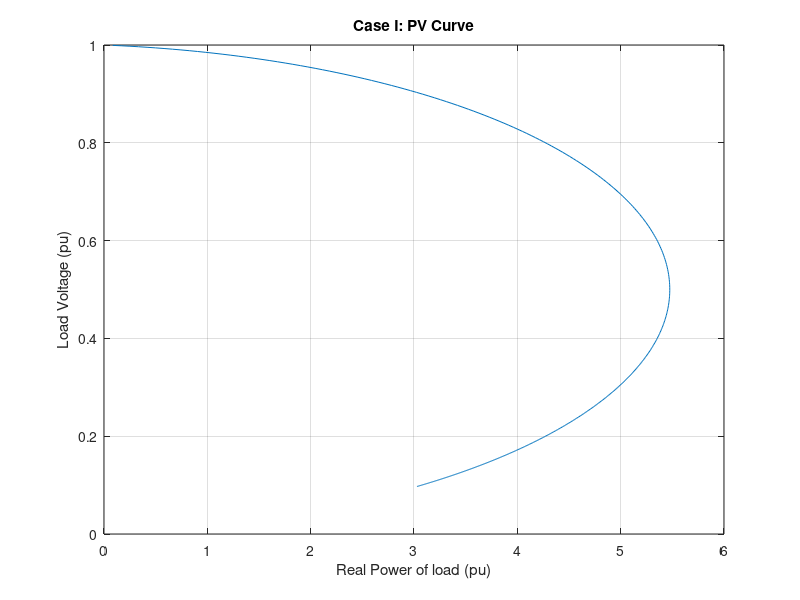

MATLAB code for this plot: (Note: this script raises an error after producing the figure.)
%% ECE 4712 - Project 3
% Problem 1
% Consider a simple circuit consisting of a 110V (single phase) source 
% connected to a load through a transmission line of impedance 0.1+j1 ohms.
% There are 500 load impedances that are switched ON one at a time. Express
% the circuit in per unit using a base of 110V and 1 KVA. Calculate the 
% load voltage, load power and load reactive power as the loads are 
% switched ON. Plot the load voltage as a function of load (real) power.
%   Case I: Each load impedance is a standard light bulb rated 100W, 120V
%   Case II: Each load impedance is a fluorescent tube light rated 100W, 
%           120V. Assume power factor of 0.8 lagging.
%% initialize given
clear; clc;
% base units
V_base = 110; S_base = 1000;
Z_base = V_base^2 / S_base;

% single phase source
Vs = 110; %Volts 
Vs = Vs/V_base; %pu

% impedance of transmission line
Z_line = 0.1 + 1j; % ohms
Z_line = Z_line/Z_base; %pu

% number of load impedences
num_load = 0:500;

%% Case I: standard light bulb rated 100W, 120V

P_bulb = 100; % Watts
V_bulb = 120; % Volts

P_bulb = P_bulb/S_base; % pu
V_bulb = V_bulb/V_base; % pu 


Z_bulb = V_bulb^2 / P_bulb; 
Z_load = Z_bulb./num_load;
Z_total = Z_load + Z_line; 

% Current from source
I = Vs./Z_total;

% Voltage load
V_load = I.*Z_load;

% Real and Reactive power of load
P_load = real(V_load.*conj(I));
Q_load = imag(V_load.*conj(I));

% plot load voltage as a function of real load power
figure(1)
plot(P_load,V_load)
xlabel('Real Power of load (pu)')
ylabel('Load Voltage (pu)')
title('Case I: PV Curve')
grid on;
parkit(0); % function to dock all figures --written by Dr. Obeid

% display calculations
fprintf('V_load ='); disp(V_load(end));
fprintf('P_load ='); disp(P_load(end));
fprintf('Q_load ='); disp(Q_load(end));

%% Case II: fluorescent tube light rated 100W, 120V, and pf 0.8 lagging
P_tube = 100; % Watts
V_tube = 120; % Volts

% convert to power and voltage of tube light to pu
P_tube = P_tube/S_base;
V_tube = V_tube/V_base;

% power factor of the fluorescent tube light
pf_tube = 0.8;
angle = acos(0.8)
Z_tube = V_tube^2 / P_tube;
Z_tube = abs(Z_tube)*cos(angle) + 1i*abs(Z_tube)*sin(angle)
Zl_tube = Z_tube./num_load

Zt_tube = Z_line + Zl_tube

I2 = Vs./Zt_tube
Vload_t = I2.*Zl_tube
Pload_t = real(Vload_t.*conj(I2))
Qload_t = imag(Vload_t.*conj(I2))
figure(2)
plot(Pload_t,Vload_t)
xlabel('Real Power of load (pu)')
ylabel('Load Voltage (pu)')
title('Case II: PV Curve')
grid on;
parkit(0);
% display calculations
fprintf('Vl_load ='); disp(Vload_t(end));
fprintf('Pl_load ='); disp(Pload_t(end));
fprintf('Ql_load ='); disp(Qload_t(end));
%% Comparison between Case I and Case II
figure(3)
plot(P_load,V_load)
xlabel('Real Power of load (pu)')
ylabel('Load Voltage (pu)')
title('Comparison')
hold on;
grid on;
plot(Pload_t,Vload_t)
hold off
legend('Standard light bulb', 'Fluorescent light tube, pf of 0.8 lagging')
parkit(0)
%% 2 (a)
clear; clc;
kV_LL = 345; %line voltage in kV
S_base = 100; % MVAthree phase
Z_base = kV_LL^2/S_base;

V1 = ones(1,11).*0.6;
V2 = [0.7812 0.7733 0.7652 0.7568 0.748 0.7389 0.7294 0.7194 0.7089 0.6979 0.6863];
V3 = ones(1,11);
V4 = [0.8712 0.8712 0.8712 0.8712 0.8711 0.8711 0.871 0.871 0.8709 0.8708 0.8707];
S = [abs(0+0i) abs(40+30i) abs(80+60i) abs(120+90i) abs(160+120i) ...
  abs(200+150i) abs(240+180i) abs(280+210i) abs(320+240i) abs(360+270i) abs(400+300i)];

plot(S./S_base, V1)
hold on;
plot(S./S_base, V2)
plot(S./S_base, V3)
plot(S./S_base, V4)
hold off;
grid on;
ylim([0.4,1.05])
title('V(S)')
xlabel('S (pu)')
ylabel('V_{bus} (pu)')
legend('V_1','V_2','V_3','V_4')
parkit(0);

%% 2 (b)
I_base = (100e6)/(345e3);
I12 = [972 946 924 907 895 890 890 898 912 934 964];
I13 = [1069 1073 1079 1085 1091 1099 1107 1117 1127 1138 1151];
I14 = [105 107 108 110 111 113 115 117 119 121 123];
I23 = [972 1003 1036 1071 1109 1148 1189 1233 1280 1329 1382];
I34 = [536 534 533 532 531 529 528 527 526 525 524];
S = [abs(0+0i) abs(40+30i) abs(80+60i) abs(120+90i) abs(160+120i) ...
  abs(200+150i) abs(240+180i) abs(280+210i) abs(320+240i) abs(360+270i) abs(400+300i)];
plot(S./S_base, I12./I_base)
hold on;
plot(S./S_base, I13./I_base)
plot(S./S_base, I14./I_base)
plot(S./S_base, I23./I_base)
plot(S./S_base, I34./I_base)
hold off;
grid on;
% ylim([0.4,1.05])
title('I(S)')
xlabel('S (pu)')
ylabel('Line flow, I (pu)')
legend('I_{12}','I_{13}','I_{14}','I_{23}', 'I_{34}')
parkit(0);
% %%
% P1 = [103 144 184 225 266 308 350 392 434 477 519];
% P2 = [  0  40  80 120 160 200 240 280 320 360 400];
% P3 = [150 150 150 150 150 150 150 150 150 150 150];
% P4 = [200 200 200 200 200 200 200 200 200 200 200];





